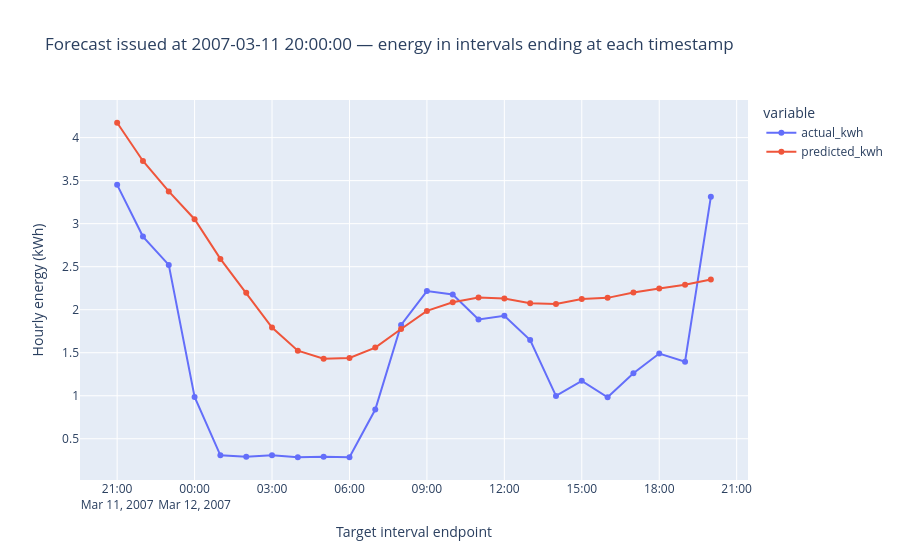

The notebook cell this image was saved under:
### Markdown cell above
## 24. Historical next-hour and recursive forecasts

Choose an origin from `test_predictions.origin` or any later historical origin with complete feature history. The default uses the first held-out test origin. Future actual values are attached only for comparison. Multi-step forecasts feed previous predictions forward and have no separately tuned multi-horizon accuracy claim.

### Code cell
FORECAST_ORIGIN = test_predictions.origin.iloc[0]
HORIZON = 24  # 1 through 24
forecast_output = forecast(champion_bundle, hourly, FORECAST_ORIGIN, horizon=HORIZON)
display(forecast_output)
fig = px.line(forecast_output, x="target_time", y=["actual_kwh", "predicted_kwh"], markers=True,
               title=f"Forecast issued at {FORECAST_ORIGIN} — energy in intervals ending at each timestamp",
               labels={"value": "Hourly energy (kWh)", "target_time": "Target interval endpoint"})
fig.show()
forecast_output.to_csv(result_folder / "recursive_forecast.csv", index=False)
print(f"Next-hour prediction: {forecast_output.predicted_kwh.iloc[0]:.3f} kWh")

changed_future = hourly.copy()
changed_future.loc[changed_future.index > FORECAST_ORIGIN, "energy_kwh"] = 9999
mutation_check = forecast(champion_bundle, changed_future, FORECAST_ORIGIN, horizon=HORIZON)
np.testing.assert_array_equal(forecast_output.predicted_kwh, mutation_check.predicted_kwh)
print("Future-mutation check passed: predicted values do not use future observations.")

### Figure 1 — Plotly figure (JSON) as saved in the notebook; plotly's stock layout.template omitted (floating-point values rounded to 4 significant figures)
{"data": [{"hovertemplate": "variable=actual_kwh<br>Target interval endpoint=%{x}<br>Hourly energy (kWh)=%{y}<extra></extra>", "legendgroup": "actual_kwh", "line": {"color": "#636efa", "dash": "solid"}, "marker": {"symbol": "circle"}, "mode": "lines+markers", "name": "actual_kwh", "orientation": "v", "showlegend": true, "type": "scatter", "x": ["2007-03-11T21:00:00", "2007-03-11T22:00:00", "2007-03-11T23:00:00", "2007-03-12T00:00:00", "2007-03-12T01:00:00", "2007-03-12T02:00:00", "2007-03-12T03:00:00", "2007-03-12T04:00:00", "2007-03-12T05:00:00", "2007-03-12T06:00:00", "2007-03-12T07:00:00", "2007-03-12T08:00:00", "2007-03-12T09:00:00", "2007-03-12T10:00:00", "2007-03-12T11:00:00", "2007-03-12T12:00:00", "2007-03-12T13:00:00", "2007-03-12T14:00:00", "2007-03-12T15:00:00", "2007-03-12T16:00:00", "2007-03-12T17:00:00", "2007-03-12T18:00:00", "2007-03-12T19:00:00", "2007-03-12T20:00:00"], "xaxis": "x", "y": [3.451, 2.85, 2.521, 0.9855, 0.3077, 0.2915, 0.3082, 0.2859, 0.2898, 0.2853, 0.84, 1.822, 2.216, 2.177, 1.887, 1.93, 1.647, 0.9978, 1.173, 0.982, 1.262, 1.491, 1.397, 3.311], "yaxis": "y"}, {"hovertemplate": "variable=predicted_kwh<br>Target interval endpoint=%{x}<br>Hourly energy (kWh)=%{y}<extra></extra>", "legendgroup": "predicted_kwh", "line": {"color": "#EF553B", "dash": "solid"}, "marker": {"symbol": "circle"}, "mode": "lines+markers", "name": "predicted_kwh", "orientation": "v", "showlegend": true, "type": "scatter", "x": ["2007-03-11T21:00:00", "2007-03-11T22:00:00", "2007-03-11T23:00:00", "2007-03-12T00:00:00", "2007-03-12T01:00:00", "2007-03-12T02:00:00", "2007-03-12T03:00:00", "2007-03-12T04:00:00", "2007-03-12T05:00:00", "2007-03-12T06:00:00", "2007-03-12T07:00:00", "2007-03-12T08:00:00", "2007-03-12T09:00:00", "2007-03-12T10:00:00", "2007-03-12T11:00:00", "2007-03-12T12:00:00", "2007-03-12T13:00:00", "2007-03-12T14:00:00", "2007-03-12T15:00:00", "2007-03-12T16:00:00", "2007-03-12T17:00:00", "2007-03-12T18:00:00", "2007-03-12T19:00:00", "2007-03-12T20:00:00"], "xaxis": "x", "y": [4.173, 3.729, 3.375, 3.051, 2.591, 2.196, 1.792, 1.524, 1.43, 1.439, 1.56, 1.776, 1.986, 2.088, 2.143, 2.129, 2.075, 2.067, 2.125, 2.138, 2.2, 2.245, 2.289, 2.351], "yaxis": "y"}], "layout": {"legend": {"title": {"text": "variable"}, "tracegroupgap": 0}, "title": {"text": "Forecast issued at 2007-03-11 20:00:00 — energy in intervals ending at each timestamp"}, "xaxis": {"anchor": "y", "domain": [0.0, 1.0], "title": {"text": "Target interval endpoint"}}, "yaxis": {"anchor": "x", "domain": [0.0, 1.0], "title": {"text": "Hourly energy (kWh)"}}}}
